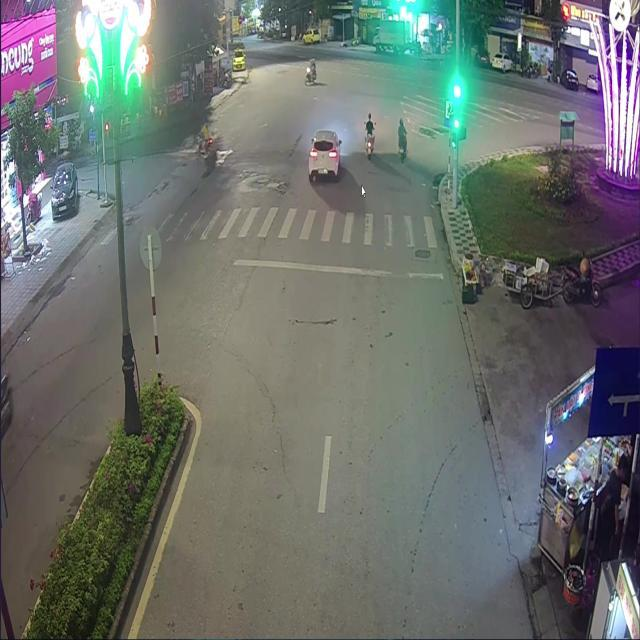
#> input picture sample images/Red light/no violation/1437.jpg, 640 x 640 px
$ python -i quality_gate.py   (imports and definitions only)   (older library calls are emulated)
#> lines starting #> are read from the running program, lines starting #| are printed output that depends on the picture
#> further down, picture is the input picture: shape (640, 640, 3); mean B, G, R 108.5, 112.6, 107.7
"""Module 0 — Ingest image-quality gate.

06_model_selection_justification.md row 1 specifies a lightweight IQA scorer (pyiqa) to
decide whether restoration runs. pyiqa has no Python-3.14 wheel on this machine (Phase 0a),
so this module uses classical OpenCV metrics instead — blur (variance of Laplacian),
brightness (mean luma), and saturation/over-exposure — which are dependency-light and good
enough to *gate* restoration. If a learned IQA is wanted later, swap it in behind this same
interface (registry: quality_gate).

Graceful degradation: if OpenCV is missing, returns {"model_unavailable": True} and treats
the image as acceptable (so the pipeline continues).
"""
from __future__ import annotations

from dataclasses import asdict, dataclass


@dataclass
class QualityReport:
    blur_var: float = 0.0          # variance of Laplacian; low => blurry
    brightness: float = 0.0        # mean luma 0..255
    is_blurry: bool = False
    is_low_light: bool = False
    is_overexposed: bool = False
    needs_restoration: bool = False
    quality_ok: bool = True
    model_unavailable: bool = False
    note: str = ""

    def to_dict(self) -> dict:
        return asdict(self)


class QualityGate:
    def __init__(self, blur_thresh: float = 100.0, dark_thresh: float = 60.0,
                 bright_thresh: float = 220.0):
        self.blur_thresh = blur_thresh
        self.dark_thresh = dark_thresh
        self.bright_thresh = bright_thresh

    def assess(self, image) -> QualityReport:
        try:
            import cv2
            import numpy as np
            img = self._to_bgr(image, cv2)
            gray = cv2.cvtColor(img, cv2.COLOR_BGR2GRAY)
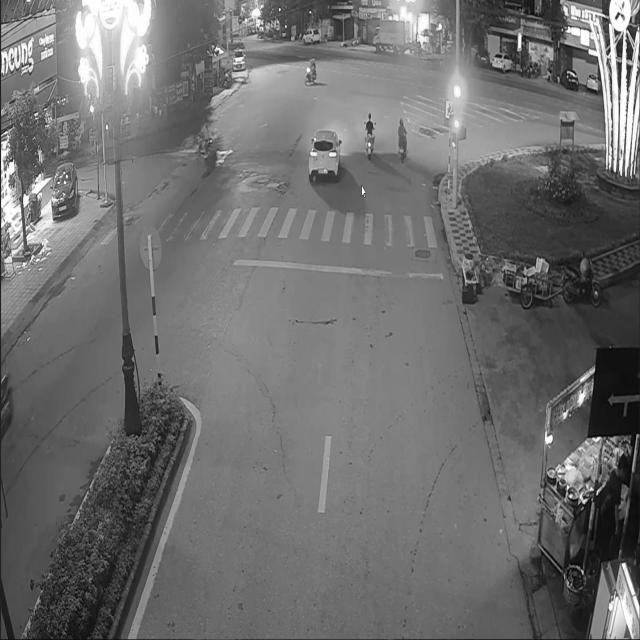
#> gray: shape (640, 640); min 0, max 255, mean 110.6
            blur_var = float(cv2.Laplacian(gray, cv2.CV_64F).var())
#> blur_var = 821.7
            brightness = float(np.mean(gray))
#> brightness = 110.6
            is_blurry = blur_var < self.blur_thresh
#> is_blurry = False
            is_low_light = brightness < self.dark_thresh
#> is_low_light = False
            is_overexposed = brightness > self.bright_thresh
#> is_overexposed = False
            needs_restoration = is_low_light or is_blurry
#> needs_restoration = False
            quality_ok = not (is_blurry or is_low_light or is_overexposed)
#> quality_ok = True
            return QualityReport(
                blur_var=round(blur_var, 2), brightness=round(brightness, 2),
                is_blurry=is_blurry, is_low_light=is_low_light, is_overexposed=is_overexposed,
                needs_restoration=needs_restoration, quality_ok=quality_ok,
                note=("low_light" if is_low_light else "") + (" blurry" if is_blurry else ""),
            )
        except Exception as e:  # noqa: BLE001
            return QualityReport(model_unavailable=True, quality_ok=True,
                                 note=f"IQA unavailable: {type(e).__name__}: {e}")

    @staticmethod
    def _to_bgr(image, cv2):
        import numpy as np
        if isinstance(image, str):
            return cv2.imread(image)
        if hasattr(image, "mode"):  # PIL -> BGR
            return cv2.cvtColor(np.asarray(image.convert("RGB")), cv2.COLOR_RGB2BGR)
        return np.asarray(image)

>>> import cv2
>>> picture = cv2.imread('../../sample images/Red light/no violation/1437.jpg')
>>> result = QualityGate().assess(picture)

$ run again, on sample images/Red light/no violation/1638.jpg
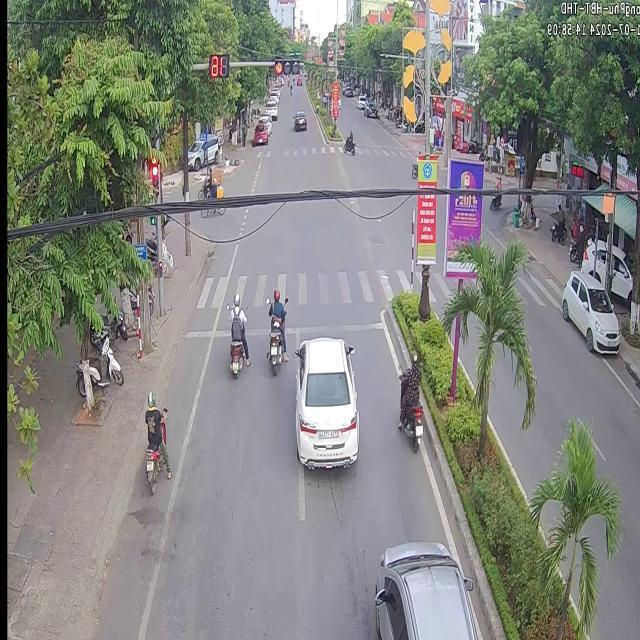
#> input picture sample images/Red light/no violation/1638.jpg, 640 x 640 px
#> picture is the input picture: shape (640, 640, 3); mean B, G, R 127, 132.7, 131.1
#> in assess, `gray = cv2.cvtColor(img, cv2.COLOR_BGR2GRAY)`:
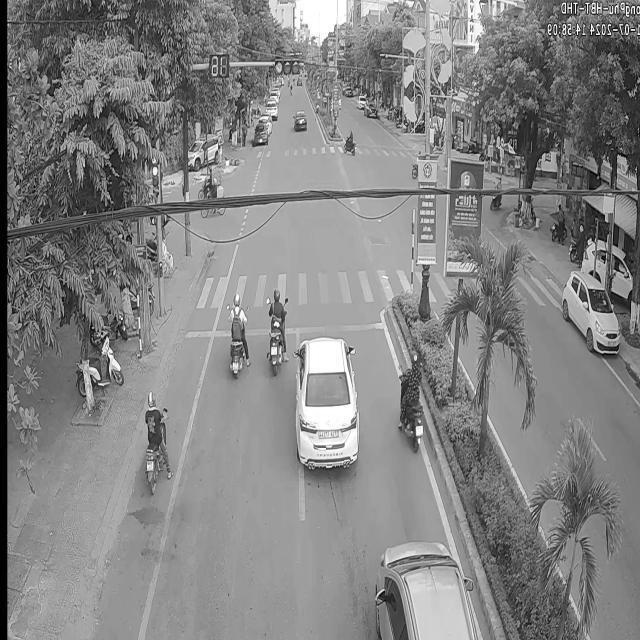
#> gray: shape (640, 640); min 0, max 255, mean 131.5
#> blur_var = 3042.3
#> brightness = 131.5
#> is_blurry = False
#> quality_ok = True

$ run again, on sample images/Red light/no violation/1722.jpg
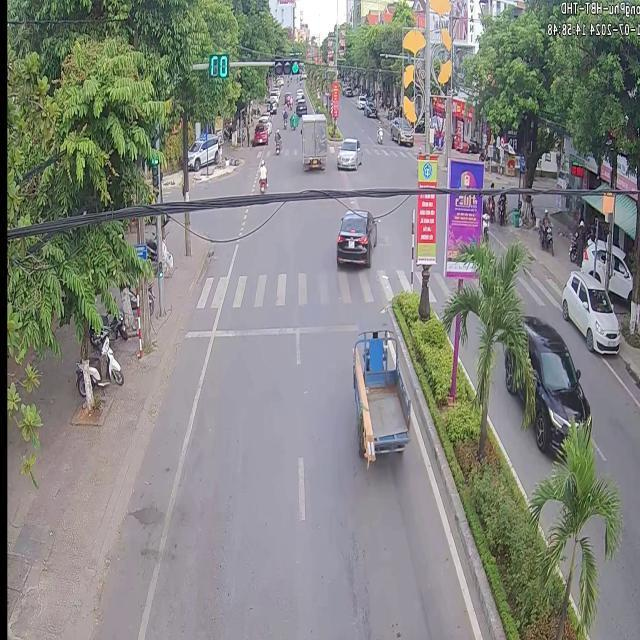
#> input picture sample images/Red light/no violation/1722.jpg, 640 x 640 px
#> picture is the input picture: shape (640, 640, 3); mean B, G, R 128.8, 133.2, 131.9
#> in assess, `gray = cv2.cvtColor(img, cv2.COLOR_BGR2GRAY)`:
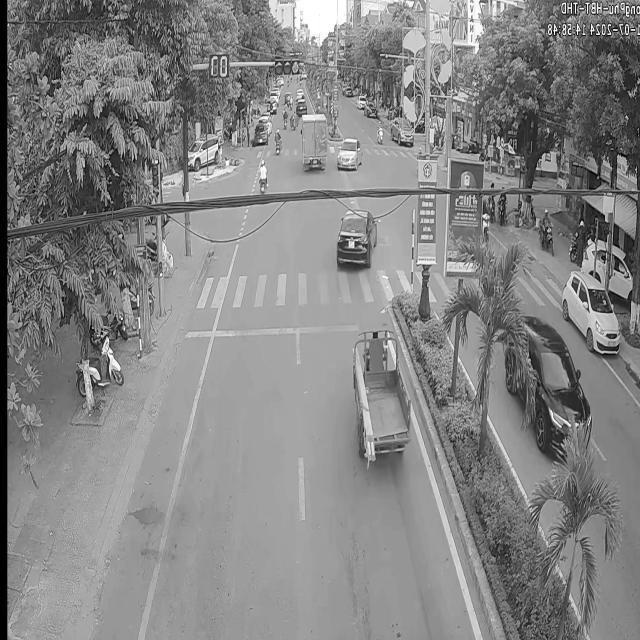
#> gray: shape (640, 640); min 0, max 255, mean 132.3
#> blur_var = 2972.3
#> brightness = 132.3
#> is_blurry = False
#> quality_ok = True

$ run again, on sample images/Red light/no violation/2070.jpg
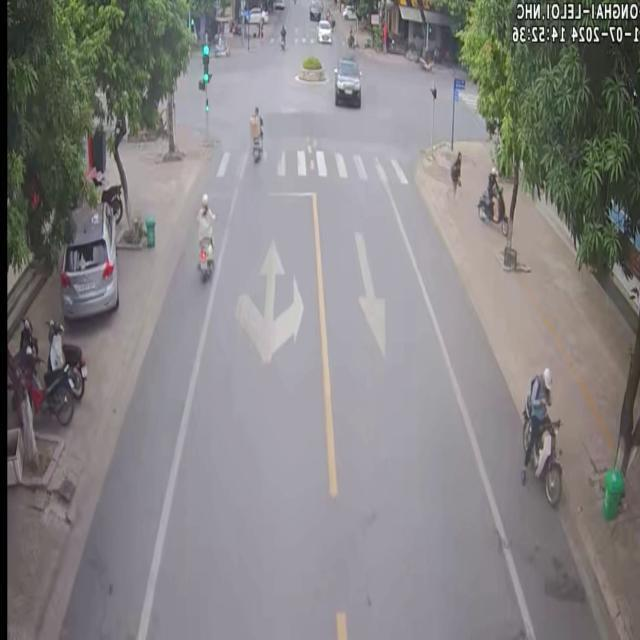
#> input picture sample images/Red light/no violation/2070.jpg, 640 x 640 px
#> picture is the input picture: shape (640, 640, 3); mean B, G, R 132.1, 131.4, 133.6
#> in assess, `gray = cv2.cvtColor(img, cv2.COLOR_BGR2GRAY)`:
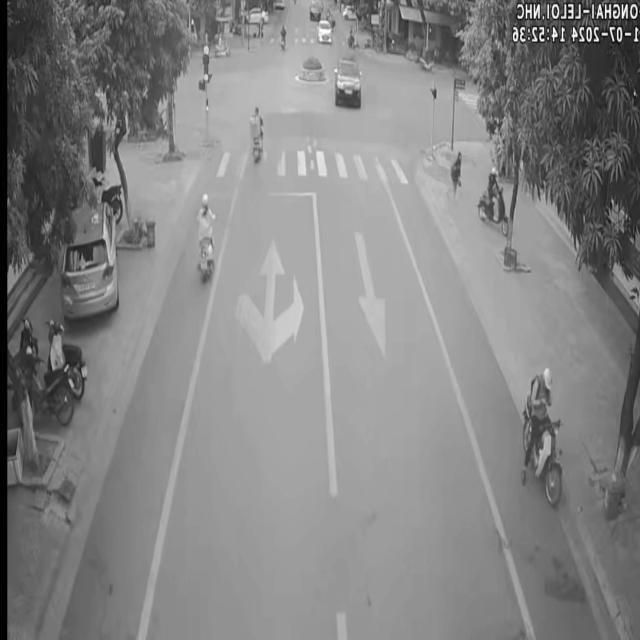
#> gray: shape (640, 640); min 0, max 255, mean 132.1
#> blur_var = 348.6
#> brightness = 132.1
#> is_blurry = False
#> quality_ok = True
